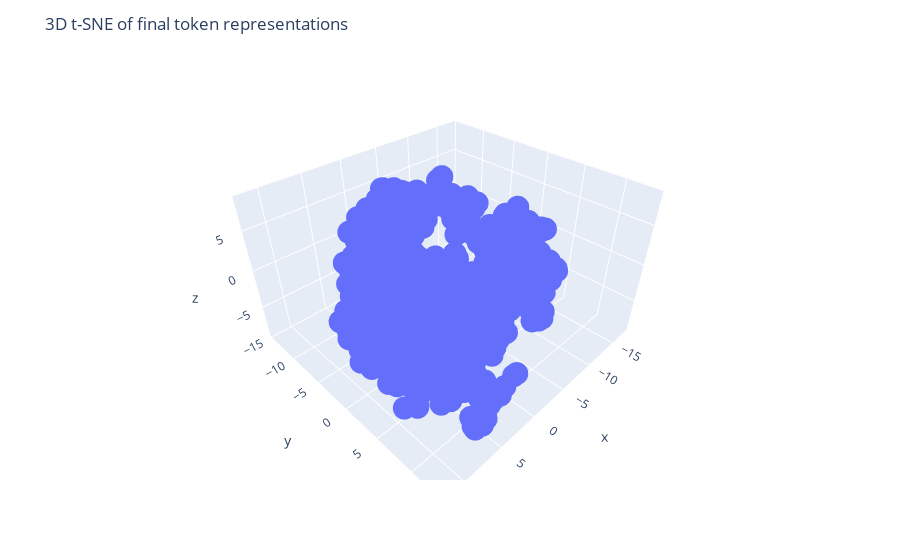

Notebook source saved alongside this figure:
### Code cell
# 3d plotly scatter plot of the 3d t-SNE 
import plotly.express as px
import pandas as pd

tsne_data_df = pd.DataFrame(tsne_data, columns=["x", "y", "z"])

fig = px.scatter_3d(tsne_data_df, x='x', y='y', z='z')
fig.update_layout(title="3D t-SNE of final token representations")
# save figure to html 
fig.write_html("tsne_3d_20240625.html")
fig.show()

### Figure 1 — Plotly figure (JSON) as saved in the notebook; plotly's stock layout.template omitted (floating-point values rounded to 4 significant figures; data arrays with more than 128 entries replaced by an {"elided": "..."} marker saying what was removed)
{"data": [{"hovertemplate": "x=%{x}<br>y=%{y}<br>z=%{z}<extra></extra>", "legendgroup": "", "marker": {"color": "#636efa", "symbol": "circle"}, "mode": "markers", "name": "", "scene": "scene", "showlegend": false, "type": "scatter3d", "x": {"elided": "1024 float values"}, "y": {"elided": "1024 float values"}, "z": {"elided": "1024 float values"}}], "layout": {"legend": {"tracegroupgap": 0}, "margin": {"t": 60}, "scene": {"domain": {"x": [0, 1], "y": [0, 1]}, "xaxis": {"title": {"text": "x"}}, "yaxis": {"title": {"text": "y"}}, "zaxis": {"title": {"text": "z"}}}, "title": {"text": "3D t-SNE of final token representations"}}}
